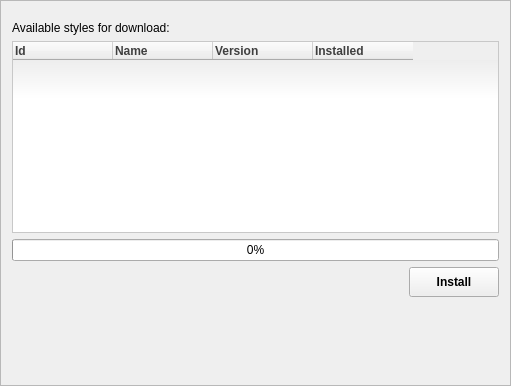
<?xml version="1.0" encoding="UTF-8"?>
<ui version="4.0">
 <class>StylesFrame</class>
 <widget class="QFrame" name="StylesFrame">
  <property name="geometry">
   <rect>
    <x>0</x>
    <y>0</y>
    <width>511</width>
    <height>386</height>
   </rect>
  </property>
  <property name="windowTitle">
   <string>Frame</string>
  </property>
  <property name="styleSheet">
   <string notr="true">QTreeWidget QHeaderView{
	text-align: center;
	font-weight: bold;
	color: rgb(63, 63, 63);
	font-family: &quot;Trebuchet MS&quot;, Tahoma, Verdana;
}

QTreeWidget{
	background-color: qlineargradient(spread:pad, x1:0, y1:1, x2:0, y2:0, stop:0.7 rgba(255, 255, 255, 255), stop:1 rgba(228, 228, 228, 255));
	border-style: solid;
	border-width: 1px;
	border-color: rgb(200, 200, 200);
}

QTreeWidget::item{
	height: 20px;
	padding-top: 5px;
	padding-bottom: 5px;
	font-family: &quot;Trebuchet MS&quot;, Tahoma, Verdana;
}</string>
  </property>
  <property name="frameShape">
   <enum>QFrame::StyledPanel</enum>
  </property>
  <property name="frameShadow">
   <enum>QFrame::Raised</enum>
  </property>
  <layout class="QVBoxLayout" name="verticalLayout">
   <property name="topMargin">
    <number>20</number>
   </property>
   <item>
    <widget class="QLabel" name="header">
     <property name="text">
      <string>Available styles for download:</string>
     </property>
    </widget>
   </item>
   <item>
    <widget class="QTreeWidget" name="stylesList">
     <attribute name="headerDefaultSectionSize">
      <number>100</number>
     </attribute>
     <attribute name="headerStretchLastSection">
      <bool>false</bool>
     </attribute>
     <column>
      <property name="text">
       <string>Id</string>
      </property>
     </column>
     <column>
      <property name="text">
       <string>Name</string>
      </property>
     </column>
     <column>
      <property name="text">
       <string>Version</string>
      </property>
     </column>
     <column>
      <property name="text">
       <string>Installed</string>
      </property>
     </column>
    </widget>
   </item>
   <item>
    <widget class="QProgressBar" name="progressBar">
     <property name="value">
      <number>0</number>
     </property>
    </widget>
   </item>
   <item>
    <layout class="QHBoxLayout" name="horizontalLayout">
     <item>
      <widget class="QLabel" name="status">
       <property name="text">
        <string/>
       </property>
      </widget>
     </item>
     <item>
      <spacer name="horizontalSpacer">
       <property name="orientation">
        <enum>Qt::Horizontal</enum>
       </property>
       <property name="sizeHint" stdset="0">
        <size>
         <width>40</width>
         <height>20</height>
        </size>
       </property>
      </spacer>
     </item>
     <item>
      <widget class="QPushButton" name="installBtn">
       <property name="minimumSize">
        <size>
         <width>90</width>
         <height>30</height>
        </size>
       </property>
       <property name="font">
        <font>
         <weight>75</weight>
         <bold>true</bold>
        </font>
       </property>
       <property name="text">
        <string>Install</string>
       </property>
       <property name="icon">
        <iconset resource="res.qrc">
         <normaloff>:/images/arrow.png</normaloff>:/images/arrow.png</iconset>
       </property>
       <property name="iconSize">
        <size>
         <width>16</width>
         <height>16</height>
        </size>
       </property>
      </widget>
     </item>
    </layout>
   </item>
   <item>
    <spacer name="verticalSpacer">
     <property name="orientation">
      <enum>Qt::Vertical</enum>
     </property>
     <property name="sizeHint" stdset="0">
      <size>
       <width>20</width>
       <height>40</height>
      </size>
     </property>
    </spacer>
   </item>
  </layout>
 </widget>
 <resources>
  <include location="res.qrc"/>
 </resources>
 <connections/>
</ui>
